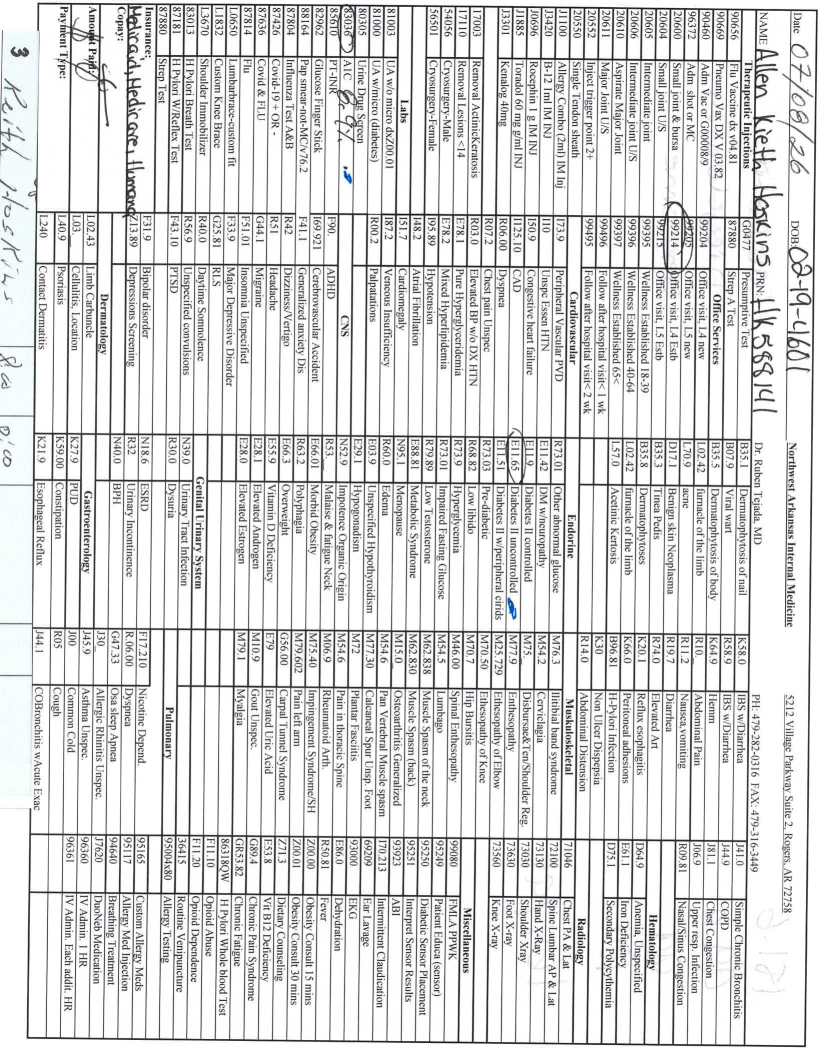
#> input picture pages/page-03.png, 1649 x 2114 px, given in place of p, which was not available (shown at 1/2 size)
$ python -i mark_detect.py   (imports and definitions only)
#> lines starting #> are read from the running program, lines starting #| are printed output that depends on the picture; pictures that were not available may be replaced by others from this repository, and a replacement may not be noted
"""
mark_detect.py — find hand-drawn marks (circles / squiggles) on the superbill,
independent of the LLM, by isolating ink from the printed form.

Dataset trick: every page is the SAME printed grid, so the per-pixel MEDIAN
across many aligned pages reconstructs a blank template (handwriting averages
out). Subtracting that template from a page leaves only that page's ink. On the
residual we find connected components and classify each:

    circle   -> a closed (or nearly closed) loop that encloses area
    squiggle -> an elongated stroke that encloses little (check / underline / scribble)
    blob     -> compact mark (dot / tick)

This gives a geometry-based signal to corroborate or gate the LLM's picks, and
a clean marks-only image to feed the extractor (kills stray-ink false positives
like the 96372 read).

    python mark_detect.py <pdf> [--overlay 8]     # write marks + overlay images
"""

import argparse, os
import numpy as np
import cv2
from scipy import ndimage
from PIL import Image
from pdf_raster import render_pdf_pages

W, H = 2122, 1649          # common upright frame
INK_THRESH = 55            # residual darkness that counts as ink
MIN_AREA = 250             # hand marks are big; drops text-fragment residue
ROTATE = int(os.environ.get("CHARGE_ROTATE", "0"))  # pages are normalized to
# upright by run.py before this runs; honors CHARGE_ROTATE like extract.py


def _load_gray(path):
#> called with path = 'p'
    return np.asarray(Image.open(path).rotate(ROTATE, expand=True)
                      .convert("L").resize((W, H)))
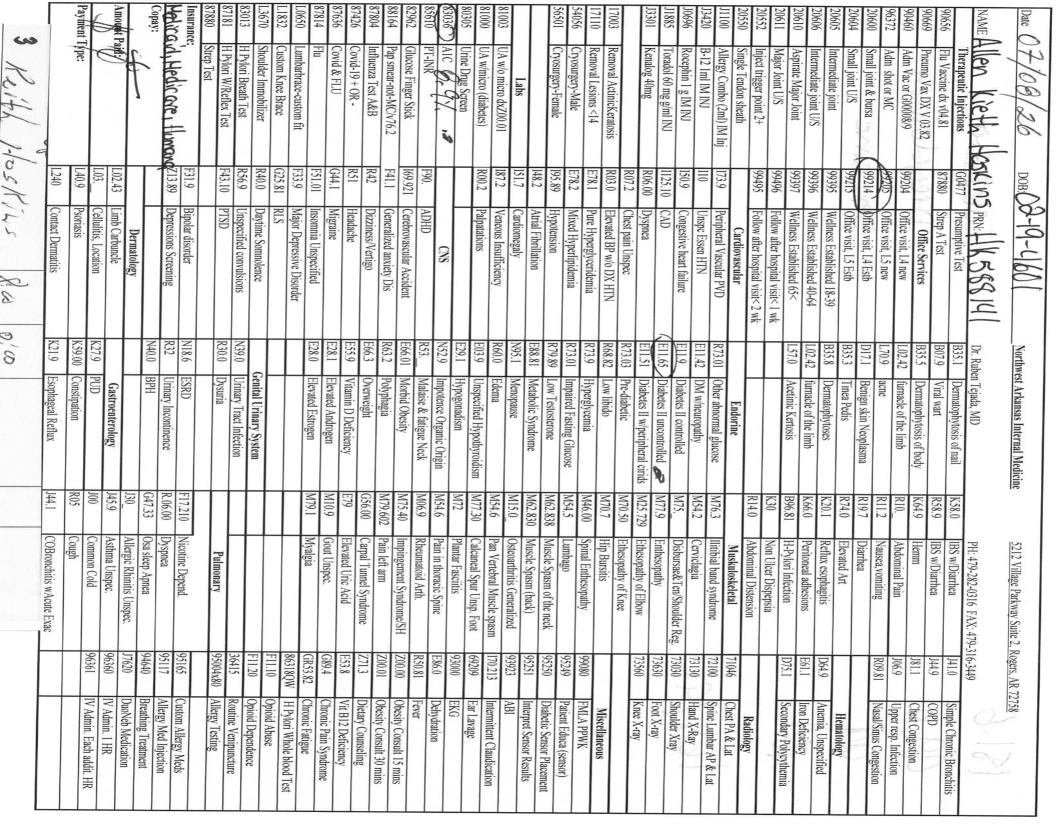
#> returned value: shape (1649, 2122) (shown at 1/2 size); min 0, max 255, mean 218.8


def build_template(page_paths):
    """Median of translation-aligned pages ≈ blank printed form."""
    raw = [_load_gray(p).astype(np.float32) for p in page_paths]
#> call 2 of _load_gray, with path = 'a'
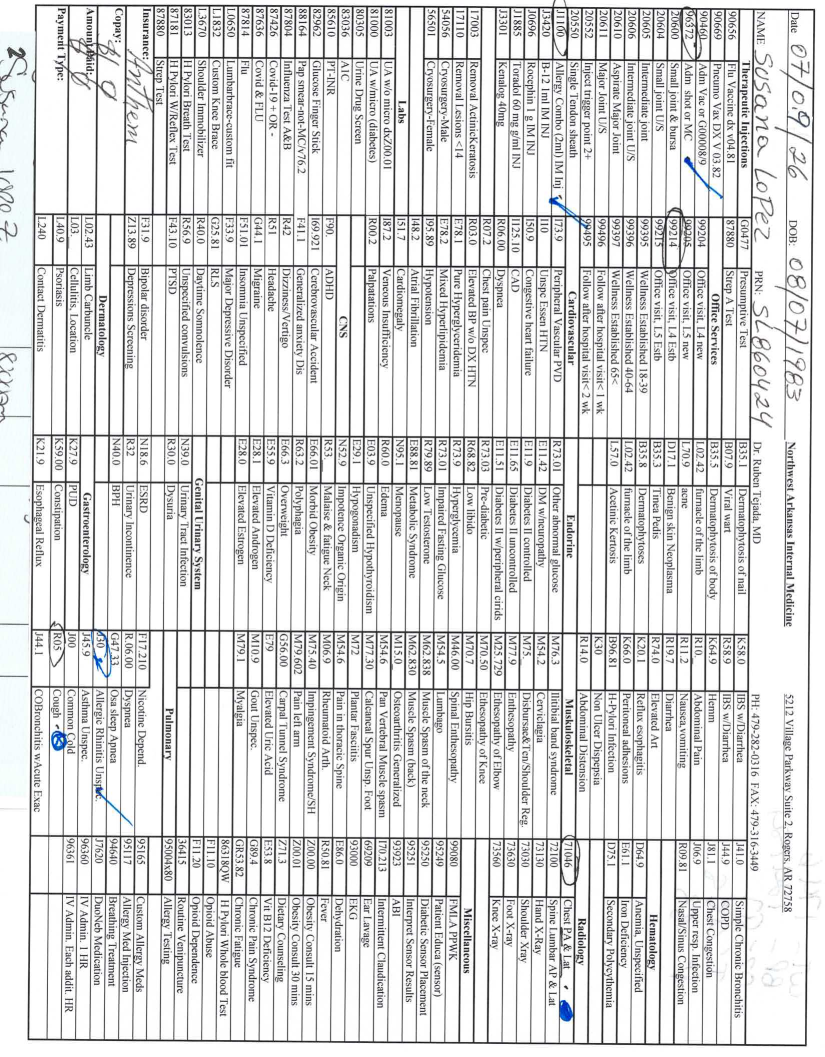
#> input picture pages/page-04.png, 1649 x 2114 px, given in place of a, which was not available (shown at 1/2 size)
#> in _load_gray (call 2), `return np.asarray(Image.open(path).rotate(ROTATE, expand=True) .conver..`:
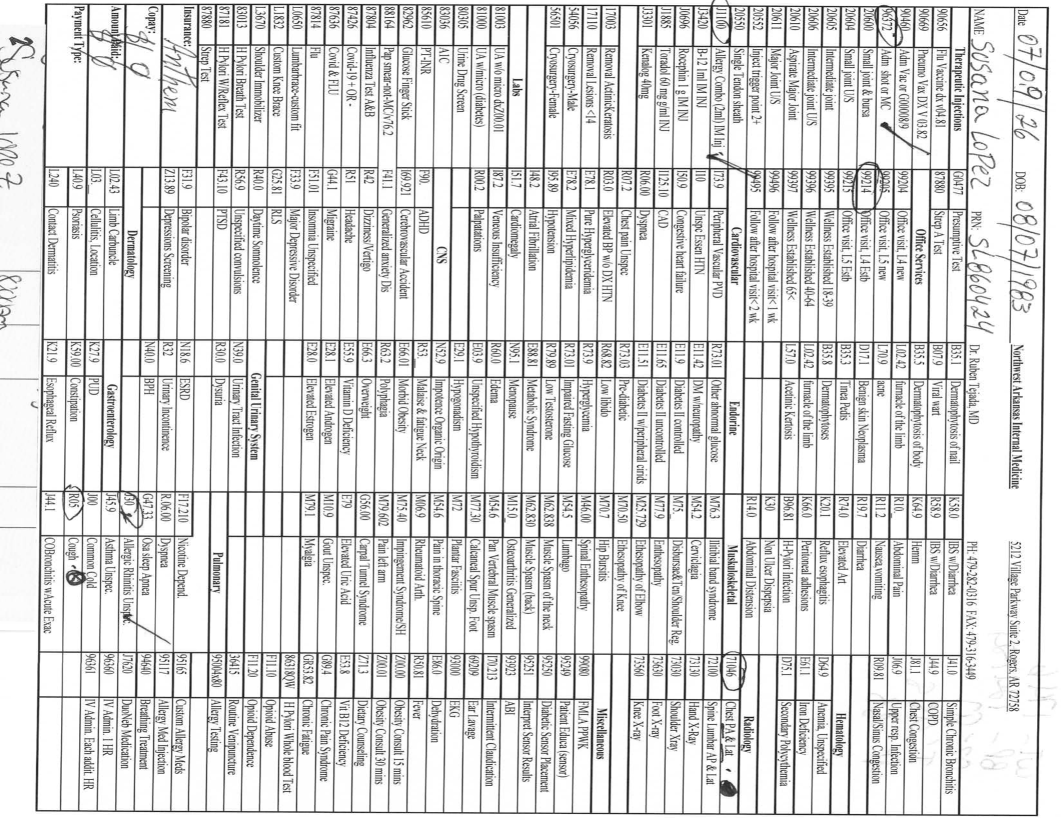
#> returned value: shape (1649, 2122) (shown at 1/2 size); min 0, max 255, mean 219.4
    ref = raw[0]
    aligned = []
    for f in raw:
        (dx, dy), _ = cv2.phaseCorrelate(ref, f)
        M = np.float32([[1, 0, -dx], [0, 1, -dy]])
        aligned.append(cv2.warpAffine(f, M, (W, H), borderValue=255))
    return np.median(np.stack(aligned), axis=0), aligned


# [90 lines left out: functions isolate_marks, detect_marks, classify_component, detect_marks, overlay, not called in this run]


def split_pdf(pdf, out_dir, dpi=200):
    return render_pdf_pages(pdf, out_dir, dpi)


# [20 lines left out: function main, not called in this run]


# [2 lines not run here, left out]

#> (the run stopped early here; a loop or call above may not have finished)
